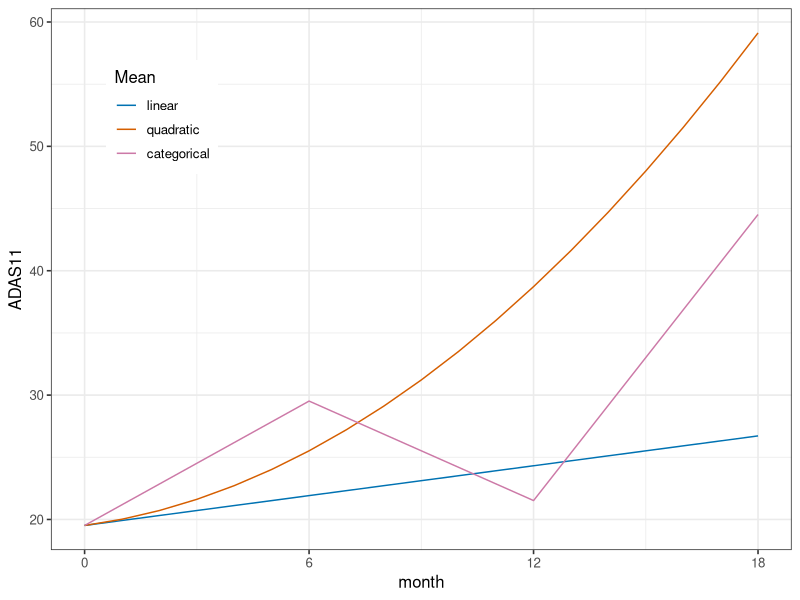
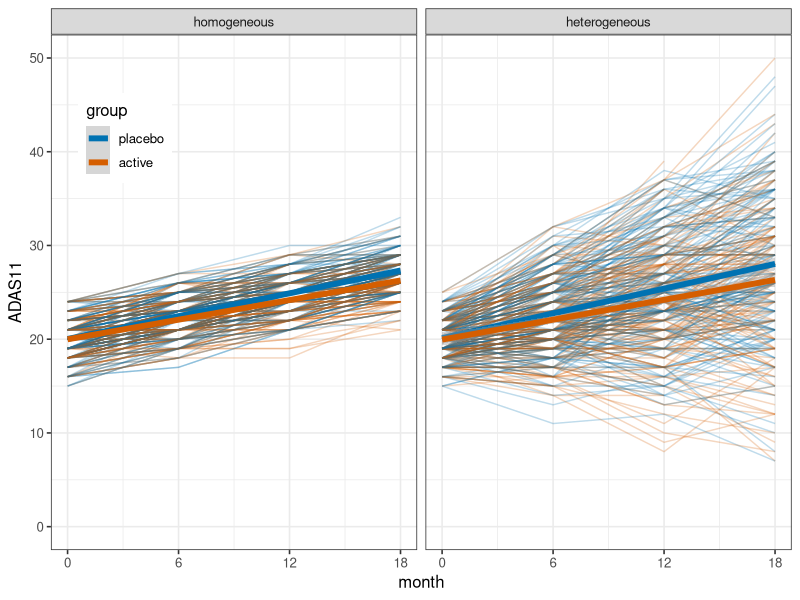
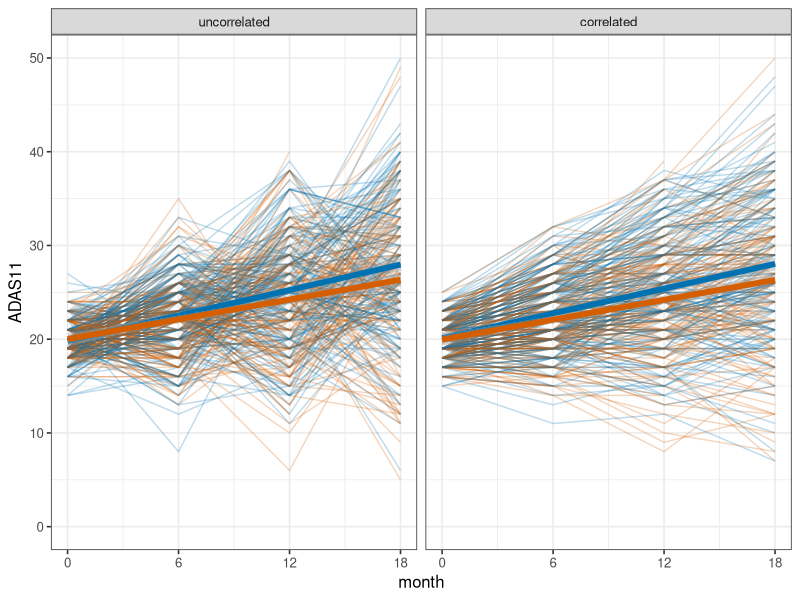
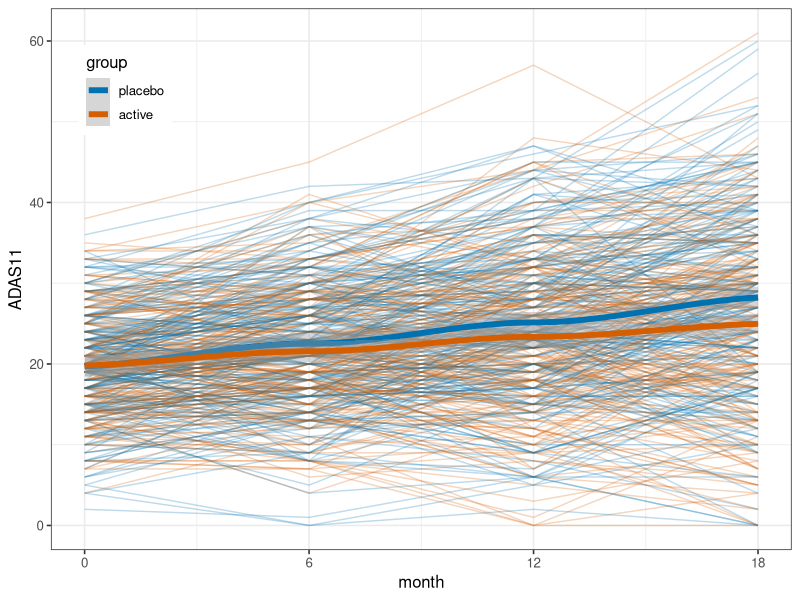

Recreate these plots in R, in order. (Note: this script raises an error after producing the figures.)
## ----packages, results = 'hide', echo = FALSE, warning = FALSE, message = FALSE, cache = FALSE, results = 'hide'----
options(digits = 3, stringsAsFactors = FALSE, width = 150)

## ----eval = TRUE, echo = FALSE, message=FALSE, warning=FALSE-------------
# required R packages
library(Hmisc)
library(multcomp)
library(tidyverse)
library(ggplot2)
library(nlme)
library(grid)
library(gridExtra)
library(mvtnorm)
library(mice)

# ggplot theme and palette settings
theme_set(theme_bw(base_size = 12))
cbbPalette <- c('#0072B2', '#D55E00', '#CC79A7', '#000000', '#E69F00', '#56B4E9', '#009E73', '#F0E442')
scale_colour_discrete <- function(...) scale_colour_manual(..., values=cbbPalette)
scale_fill_discrete <- function(...) scale_fill_manual(..., values=cbbPalette)

theme_table <- function(..., levs=2){
  theme_minimal(...) + 
    theme(
      panel.grid = element_blank(), 
      axis.text.x = element_blank(),
      axis.text.y = element_text(face='bold', color=cbbPalette[1:levs]),
      axis.title = element_blank())
}

center <- function(x){scale(x, scale=FALSE)} 

## ------------------------------------------------------------------------
# fixed effects parameters estimated from ADNI
Beta <- c(
   '(Intercept)'=19.60, # mean ADAS at baseline
        'female'=-0.78, # better scores for females
           'age'= 0.01, # worse per year of age at baseline
         'month'= 0.40, # worse per month post baseline
  'month:active'=-0.05) # improvement per month with treatment

# standard deviations for random effects
sigma_random_intercept <- 6.0
sigma_random_slope <- 0.42
sigma_residual <- 3.1

# other design parameters
months <- c(0, 6, 12, 18)
n <- 200 # per group
attrition_rate <- 0.40/18 # approx per month

# set seed so that simulation is reproducible
set.seed(20170701)

# simulate subject specific data
subjects <- data.frame(
  id = 1:(2*n),
  active = sample(c(rep(0,n), rep(1,n)), 2*n),
  female = sample(0:1, 2*n, replace=TRUE),
  age = rnorm(2*n, 75, 7.8),
  censor = rexp(2*n,rate=attrition_rate),
  ran.intercept = rnorm(2*n, sd=sigma_random_intercept),
  ran.slope     = rnorm(2*n, sd=sigma_random_slope))

# simulate data over time
trial <- right_join(subjects, 
  expand.grid(id = 1:(2*n), month=months)) %>%
  mutate(
    residual = rnorm(2*n*length(months), sd=sigma_residual),
    group = factor(active, 0:1, c('placebo', 'active')),
    missing = ifelse(month>censor, 1, 0)) %>%
  arrange(id, month)

# calculate the ADAS scores with random effects and residuals and 
# round to nearest digit in 0-70
trial <- mutate(trial,
  ADAS11 = (model.matrix(~ female+age+month+month:active, trial)[, names(Beta)] %*% Beta)[,1],
  ADAS11 = round(ADAS11 + ran.intercept + ran.slope*month + residual, digits = 0),
  ADAS11 = replace(ADAS11, ADAS11<0, 0),
  ADAS11 = replace(ADAS11, ADAS11>70, 70))

# filter out the missing observations
trial_mmrm <- filter(trial, !missing)

# transfrom data from long to wide
trial_wide <- trial_mmrm %>%
  select(id, month, female, age, active, group, ADAS11) %>% 
  mutate(month = paste0('ADAS11.m', month)) %>%
  spread(month, ADAS11) %>%
  select(id:group, ADAS11.m0, ADAS11.m6, ADAS11.m12, ADAS11.m18)

# data for MMRM
trial_mmrm <- right_join(
  select(trial_wide, id, ADAS11.m0), 
  filter(trial_mmrm, month>0)) %>%
  mutate(ADAS11.ch = ADAS11 - ADAS11.m0)

## ------------------------------------------------------------------------
means <- expand.grid(female=1, age=70, month=0:18, active=0, id=1:3) %>%
  filter(id %in% c(1,2) | month %in% months) 
means <- mutate(means,
    ADAS11 = (model.matrix(~ female+age+month+month:active, means)[, names(Beta)] %*% Beta)[,1],
    ADAS11 = replace(ADAS11, ADAS11<0, 0),
    ADAS11 = replace(ADAS11, ADAS11>70, 70),
    ADAS11 = replace(ADAS11, id == 2, ADAS11 + month*month*0.1),
    ADAS11 = replace(ADAS11, id == 3 & month == 0, ADAS11 + 0),
    ADAS11 = replace(ADAS11, id == 3 & month == 6, ADAS11 + 10),
    ADAS11 = replace(ADAS11, id == 3 & month == 12, ADAS11 + 2),
    ADAS11 = replace(ADAS11, id == 3 & month == 18, ADAS11 + 25)) %>%
  filter(id %in% 1:3) %>%
  mutate(Mean = factor(id, labels=c('linear', 'quadratic', 'categorical')))

ggplot(means, aes(x=month, y=ADAS11, group=Mean, color=Mean)) + 
  geom_line() +
  scale_x_continuous(breaks=months) +
  theme(legend.position=c(0.15,0.8))

## ----varPar, echo=FALSE--------------------------------------------------
# simulate data with different variance parameters
varPar <- expand.grid(
  variance = c('homogeneous', 'heterogeneous'),
  correlation = c('uncorrelated', 'correlated')
)

SD <- list(homogeneous = sqrt(rep(4, 4)), heterogeneous = (1:4)*2)
Cor <- list(uncorrelated = 0, correlated = 0.8)

varPlot <- do.call(rbind, lapply(1:nrow(varPar), function(i){
  set.seed(20170714)
  subjects <- data.frame(
    id = 1:(2*n),
    active = sample(c(rep(0,n), rep(1,n)), 2*n),
    female = sample(0:1, 2*n, replace=TRUE),
    age = rnorm(2*n, 75, 7.8),
    censor = rexp(2*n,rate=attrition_rate))
    
  vv <- diag(SD[[varPar[i,'variance']]])
  cc <- matrix(Cor[[varPar[i,'correlation']]], nrow=4, ncol=4)
  diag(cc) <- 1
  resids <- as.numeric(t(rmvnorm(nrow(subjects), mean=rep(0,4), sigma=vv%*%cc%*%vv)))

  trial <- right_join(subjects, 
    expand.grid(id = 1:(2*n), month=months)) %>%
    arrange(id, month) %>%
    mutate(residual = resids,
      group = factor(active, 0:1, c('placebo', 'active')),
      missing = ifelse(month>censor, 1, 0),
      variance = varPar[i,'variance'],
      correlation = varPar[i,'correlation']) %>%
    arrange(id, month) %>%
    filter(!missing)
  trial$ADAS11 <- round(
    model.matrix(~ female+age+month+month:active, data = trial)[, names(Beta)] %*% 
    Beta + trial$residual, 
    digits = 0
  )[,1]
  trial
}))

## ------------------------------------------------------------------------
ggplot(filter(varPlot, correlation=='correlated'), 
  aes(x=month, y=ADAS11, group=id, color=group)) + 
  geom_line(alpha=0.25) +
  geom_smooth(aes(group = NULL), method = 'lm', size = 2) +
  facet_wrap(~variance) +
  ylim(0,50) +
  scale_x_continuous(breaks=months) +
  theme(legend.position=c(0.1,0.8))

## ------------------------------------------------------------------------
ggplot(filter(varPlot, variance=='heterogeneous'), 
  aes(x=month, y=ADAS11, group=id, color=group)) + 
  geom_line(alpha=0.25) +
  geom_smooth(aes(group = NULL), method = 'lm', size = 2) +
  facet_wrap(~correlation) +
  ylim(0,50) +
  scale_x_continuous(breaks=months) +
  theme(legend.position='none')

## ----echo=FALSE, eval=FALSE----------------------------------------------
## ####################################################
## ### pilot estimates are from a model fit to ADNI ###
## ####################################################
## 
## # library(ADNIMERGE) # available for loni.usc.edu
## # adni_ad <- filter(adnimerge, M<=24 & M!=18 & !is.na(ADAS11) & DX.bl=='AD') %>%
## #   mutate(m = as.factor(M),
## #      visNo = as.numeric(m))
## #
## # with(adni_ad, table(m, visNo))
## # fit_adni <- gls(ADAS11 ~ PTGENDER + scale(AGE, scale=FALSE) + m, data=adni_ad,
## #   correlation = corSymm(form = ~ visNo | RID),
## #   weights = varIdent(form = ~ 1 | m) )
## # summary(fit_adni)

## ----echo=TRUE-----------------------------------------------------------
Beta <- c(
   '(Intercept)'= 19.8, # mean ADAS at baseline
        'female'=-0.51, # female perform better
         'age_c'= 0.04, # worse change for older at baseline (age mean centered)
            'm6'= 2.23, # worsening at month 6 in pbo
           'm12'= 4.46, # worsening at month 12 in pbo
           'm18'= 7.31, # worsening at month 18 in pbo
     'm6:active'=-0.20, # relative improvement at month 6 with treatment
    'm12:active'=-0.70, # relative improvement at month 12 with treatment
    'm18:active'=-1.75) # relative improvement at month 18 with treatment

# other design parameters
months <- c(0, 6, 12, 18)
n <- 200 # per group
attrition_rate <- 0.40/18 # approx per month

# var-cov parameters
SD <- 6.77                          # standard deviation scale parameter
vv <- diag(c(1, 1.2, 1.5, 1.8))          # hetergeneous variance weight matrix
cc <- matrix(0.75, nrow=4, ncol=4)   # correlation matrix
diag(cc) <- 1

## ------------------------------------------------------------------------
# set seed so that simulation is reproducible
set.seed(20170714)

# simulate subject specific data
subjects <- data.frame(
  id = 1:(2*n),
  active = sample(c(rep(0,n), rep(1,n)), 2*n),
  female = sample(0:1, 2*n, replace=TRUE),
  age = rnorm(2*n, 75, 7.8), 
  censor = rexp(2*n,rate=attrition_rate)) %>%
  mutate(age_c = age-mean(age))
  
# simulate vector of correlated residuals
resids <- as.numeric(t(rmvnorm(nrow(subjects), mean=rep(0,nrow(vv)), sigma=SD^2*vv%*%cc%*%vv)))

# simulate data over time
trial <- right_join(subjects,
  expand.grid(id = 1:(2*n), month=months)) %>%
  arrange(id, month) %>%    ## WARNING: data must be properly sorted by subject and time 
  mutate(residual = resids, ## prior to appending residuals
    group = factor(active, 0:1, c('placebo', 'active')),
    missing = ifelse(month>censor, 1, 0),
    m = as.factor(month),
    visNo = as.numeric(m)) %>%
  arrange(id, month)

# create visit indicators
trial <- cbind(trial, model.matrix(~ -1+m, data = trial))

# calculate the ADAS scores with random effects and residuals and 
# round to nearest digit in 0-70
trial <- mutate(trial,
  ADAS11 = (model.matrix(~ female+age_c+m6+m12+m18+(m6+m12+m18):active, data = trial)[, names(Beta)] %*% Beta)[,1],
  ADAS11 = round(ADAS11 + residual, digits = 0),
  ADAS11 = replace(ADAS11, ADAS11<0, 0),
  ADAS11 = replace(ADAS11, ADAS11>70, 70))

# filter out the missing observations
trial_obs <- filter(trial, !missing)

# transfrom data from long to wide
trial_wide <- trial_obs %>%
  select(id, month, female, age, age_c, active, group, ADAS11) %>% 
  mutate(month = paste0('ADAS11.m', month)) %>%
  spread(month, ADAS11) %>%
  select(id:group, ADAS11.m0, ADAS11.m6, ADAS11.m12, ADAS11.m18)

# data for MMRM
trial_mmrm <- right_join(
  select(trial_wide, id, ADAS11.m0), 
  filter(trial_obs, month>0)) %>%
  mutate(ADAS11.ch = ADAS11 - ADAS11.m0,
    m = as.factor(month),
    visNo = as.numeric(m))

## ------------------------------------------------------------------------
head(select(trial_mmrm, -group, -missing, -m))

## ----spaghetti_plot------------------------------------------------------
ggplot(trial, aes(x=month, y=ADAS11, group=id, color=group)) + 
  geom_line(alpha=0.25) +
  geom_smooth(aes(group = NULL), method = 'loess', size = 2) +
  scale_x_continuous(breaks=months, lim=c(0,18)) +
  theme(legend.position=c(0.1, 0.85))

## ----echo = TRUE---------------------------------------------------------
# Symmetric correlation, hetergeneous variance
MMRMsymHet <- gls(ADAS11.ch ~ 
  -1+ADAS11.m0+female+age_c+(m6+m12+m18)+(m6+m12+m18):active,
  data=trial_mmrm, correlation = corSymm(form = ~ visNo | id),
  weights = varIdent(form = ~ 1 | m) )

# Compound Symmetric correlation, hetergeneous variance
MMRMcompSymHet <- gls(ADAS11.ch ~ 
  -1+ADAS11.m0+female+age_c+(m6+m12+m18)+(m6+m12+m18):active,
  data=trial_mmrm, correlation = corCompSymm(form = ~ visNo | id),
  weights = varIdent(form = ~ 1 | m) )

# see ?corClasses and ?varClasses for more options

## ----echo=TRUE, eval=FALSE-----------------------------------------------
## summary(MMRMsymHet)

## ------------------------------------------------------------------------
x <- summary(MMRMsymHet)
print(summary(x$modelStruct), sigma = x$sigma,
reEstimates = x$coef$random, verbose = verbose)

## ------------------------------------------------------------------------
cat('Coefficients:\n')
xtTab <- as.data.frame(x$tTable)
printCoefmat(x$tTable, eps=0.001, digits=3)
# cat("\nStandardized residuals:\n")
# print(x$residuals)
cat("\n")
cat("Residual standard error:", format(x$sigma),"\n")
# cat("Degrees of freedom:", dd[["N"]],"total;",dd[["N"]] - dd[["p"]],
#     "residual\n")

## ----echo = TRUE---------------------------------------------------------
# Symmetric correlation, hetergeneous variance
cLDAsymHet <- gls(ADAS11 ~ 
  -1+female+age_c+m0+(m6+m12+m18)+(m6+m12+m18):active,
  data=trial_obs, correlation = corSymm(form = ~ visNo | id),
  weights = varIdent(form = ~ 1 | m) )

# Compound Symmetric correlation, hetergeneous variance
cLDAcompSymHet <- gls(ADAS11 ~ 
  -1+female+age_c+m0+(m6+m12+m18)+(m6+m12+m18):active,
  data=trial_obs, correlation = corCompSymm(form = ~ visNo | id),
  weights = varIdent(form = ~ 1 | m) )

# see ?corClasses and ?varClasses for more options

## ------------------------------------------------------------------------
x <- summary(cLDAsymHet)
print(summary(x$modelStruct), sigma = x$sigma,
reEstimates = x$coef$random, verbose = verbose)

## ------------------------------------------------------------------------
cat('Coefficients:\n')
xtTab <- as.data.frame(x$tTable)
printCoefmat(x$tTable, eps=0.001, digits=3)
# cat("\nStandardized residuals:\n")
# print(x$residuals)
cat("\n")
cat("Residual standard error:", format(x$sigma),"\n")
# cat("Degrees of freedom:", dd[["N"]],"total;",dd[["N"]] - dd[["p"]],
#     "residual\n")

## ----echo = TRUE---------------------------------------------------------
# Linear time, random intercept
cLDAlin <- lme(ADAS11 ~ 
  female + age_c + month + month:active,
  data=trial_obs, random = ~1|id)

# Quadratic time, random intercept
cLDAquad <- lme(ADAS11 ~ 
  female + age_c + (month + I(month^2)) + (month + I(month^2)):active,
  data=trial_obs, random = ~1|id)

## ----echo = FALSE, size = 'scriptsize'-----------------------------------
plotData0 <- filter(trial_obs, !duplicated(paste(month, active))) %>%
  arrange(active, month) %>%
  mutate(female = 1, age_c=0) %>%
  select(-age, -censor, -residual, -ADAS11)

plotMatrix_quad <- model.matrix(~ female + age_c + (month + I(month^2)) + (month + I(month^2)):active, 
  data = plotData0)

plotMatrix_cat <- model.matrix(~ -1 + female + age_c + m0 + (m6 + m12 + m18) + (m6 + m12 + m18):active, 
  data = plotData0)

plotData <- bind_rows(
  bind_cols(plotData0, as.data.frame(confint(glht(cLDAquad, linfct = plotMatrix_quad))$confint)) %>%
    mutate(model = 'quadratic time'),
  bind_cols(plotData0, as.data.frame(confint(glht(cLDAsymHet, linfct = plotMatrix_cat))$confint)) %>%
    mutate(model = 'categorical time'))

## ------------------------------------------------------------------------
summaryTable <- trial_obs %>% 
  group_by(group, month) %>%
  summarise(
    n=length(ADAS11),
    mean=mean(ADAS11),
    sd=sd(ADAS11),
    lower95 = smean.cl.normal(ADAS11)[['Lower']],
    upper95 = smean.cl.normal(ADAS11)[['Upper']],
    min=min(ADAS11),
    max=max(ADAS11))
countTab <- ggplot(summaryTable, aes(x=month, y=group, label=n)) + geom_text() + theme_table()

p <- ggplot(plotData, aes(x = month, y = Estimate))+
  geom_line(aes(color=group, linetype=model)) +
  geom_point(aes(color=group)) +
  ylim(c(15,30)) +
  scale_x_continuous(breaks=months) +
  ylab('Mean ADAS (95% CI)') +
  theme(legend.position='top')
grid.draw(arrangeGrob(p,countTab,heights=c(3,1)))

## ------------------------------------------------------------------------
contrastData0 <- filter(trial_obs, !duplicated(paste(month, active))) %>%
  arrange(active, month) %>%
  filter(active==1 & month>0) %>%
  mutate(female = 1, age_c=0) %>%
  select(-age, -censor, -residual, -ADAS11)

contrastMatrix_quad <- as.data.frame(model.matrix(~ female + age_c + (month + I(month^2)) + (month + I(month^2)):active, 
  data = contrastData0)) %>%
  mutate('(Intercept)' = 0, female=0, month=0, 'I(month^2)' = 0)

contrastMatrix_cat <- as.data.frame(model.matrix(~ -1 + female + age_c + m0 + (m6 + m12 + m18) + (m6 + m12 + m18):active, 
  data = contrastData0)) %>%
  mutate(female=0, m0=0, m6=0, m12=0, m18=0)

rownames(contrastMatrix_quad) <- rownames(contrastMatrix_cat) <- paste0('m', months[-1])

## ------------------------------------------------------------------------
summary(glht(cLDAquad, linfct = as.matrix(contrastMatrix_quad)))

## ------------------------------------------------------------------------
summary(glht(cLDAsymHet, linfct = as.matrix(contrastMatrix_cat)))

## ----results = 'hide', echo = FALSE--------------------------------------
# get default predictor matrix
ini_mi <- mice(trial_wide, maxit = 0, print = FALSE)
predictorMatrix <- ini_mi$predictorMatrix
# Don't want ADAS11.m12 predict by ADAS11.m18, etc.:
predictorMatrix['ADAS11.m12', 'ADAS11.m18'] <- 0
predictorMatrix['ADAS11.m6', 'ADAS11.m12'] <- 0
predictorMatrix['ADAS11.m6', 'ADAS11.m18'] <- 0

## ----results = 'hide', echo = TRUE---------------------------------------
trial_imp <- mice(trial_wide, predictorMatrix=predictorMatrix, seed = 20170714, maxit=100)

## ----echo = TRUE, size = 'scriptsize'------------------------------------
head(trial_wide)    # raw data with missing values:
head(complete(trial_imp)) # first complete version:

## ----echo = FALSE, size = 'scriptsize'-----------------------------------
fits_mi <- with(data=trial_imp, lm(ADAS11.m18~active*center(ADAS11.m0)))
summary(fits_mi)

## ----echo = FALSE--------------------------------------------------------
printCoefmat(summary(pool(fits_mi))[,1:5],eps=0.001,digits=3)

## ------------------------------------------------------------------------
post <- trial_imp$post
k_tipping <- seq(1, 2.5, 0.25)
est_tipping <- vector("list", length(k_tipping))
for (k in 1:length(k_tipping)){
  # increase imputed ADAS11.m18 in the active group by 
  # factor of k x MAR treatment estimate (3.1)
  # (nullify the imputed treatment effect to varying degrees)
  post["ADAS11.m18"] <- paste("imp[[j]][,i] <- imp[[j]][,i] + ", k_tipping[k], "* 4.0 * p$data$active[!r[,j]]")
  imp_k <- mice(trial_wide, post=post, predictorMatrix=predictorMatrix, seed = 20170714, maxit=100, print = FALSE)
  fit_k <- with(imp_k, lm(ADAS11.m18~active*center(ADAS11.m0)))
  est_tipping[[k]] <- summary(pool(fit_k))['active', 1:5]
}

## ----echo=FALSE----------------------------------------------------------
results_tipping <- do.call(rbind, est_tipping)
results_tipping <- cbind(tipping_factor = k_tipping, results_tipping)
printCoefmat(results_tipping, eps=0.001, digits=3)

## ------------------------------------------------------------------------
imputed_ids <- subset(trial_wide, is.na(ADAS11.m18))[1:5,]$id
# filter(trial_wide, id %in% imputed_ids)

## ------------------------------------------------------------------------
# Imputation assuming under MAR 
filter(complete(trial_imp), id %in% imputed_ids) %>%
  select(id, female, age, group, ADAS11.m0, ADAS11.m6, ADAS11.m12, ADAS11.m18)

## ------------------------------------------------------------------------
# Imputation under MNAR (k=0.5)
filter(complete(imp_k), id %in% imputed_ids) %>%
  select(id, female, age, group, ADAS11.m0, ADAS11.m6, ADAS11.m12, ADAS11.m18)
